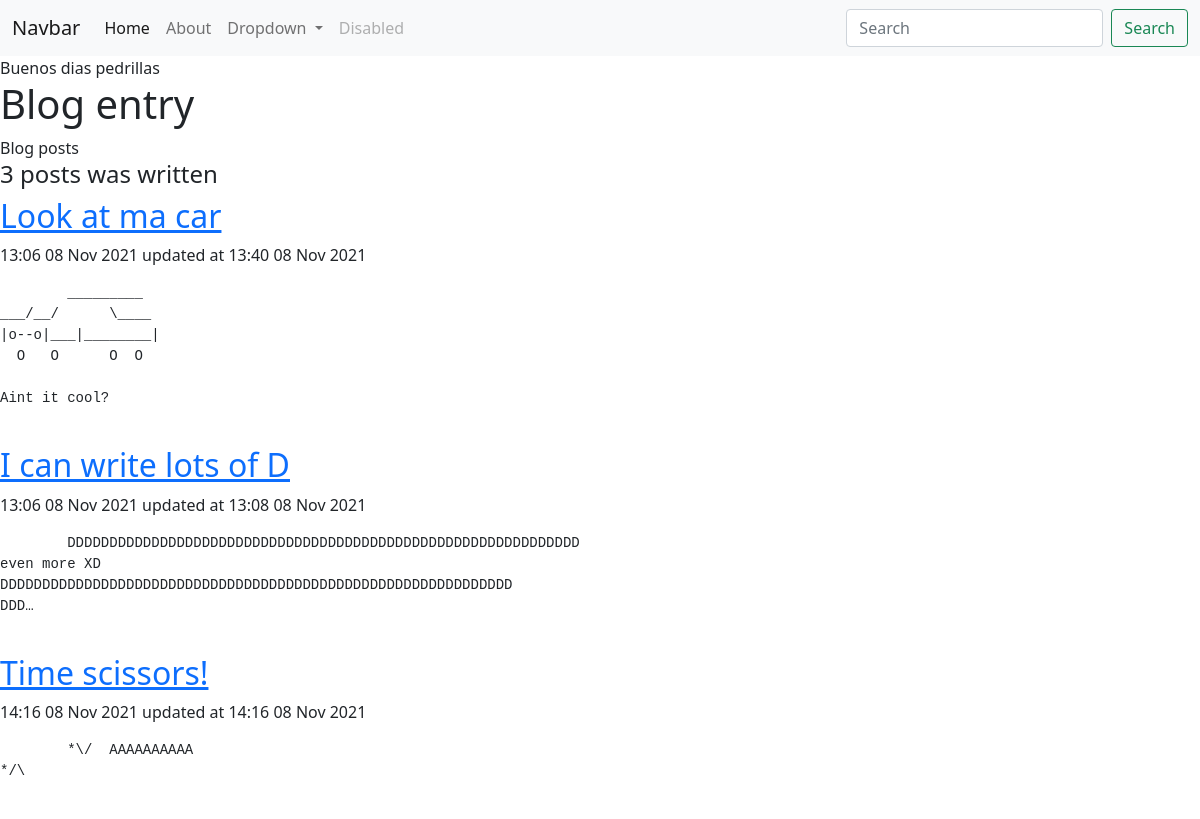
Screenshot of /blog/ with the database file from the repository.
### blog/models.py (models this page shows, shortened)
class Blogpost(models.Model):
    title = models.CharField(max_length=100)
    creation_datetime = models.DateTimeField(auto_now_add=True)
    update_datetime = models.DateTimeField(auto_now=True)
    text = models.TextField()

### blog/views.py (the view)
# urls.py: path('', views.all_blogs, name='all_blogs'),
def all_blogs(request):
    posts = Blogpost.objects.all()
    posts_count = Blogpost.objects.count
    return render(request, 'blog/all_blogs.html', {'posts' : posts})

### blog/templates/blog/all_blogs.html
{% extends 'portfolio/base.html' %}
    {% block content %}
    Buenos dias pedrillas
    <h1>Blog entry</h1>
    Blog posts
    <h4>
        {{ posts.count }} post{{ posts.count|pluralize }} was written
    </h4>
    {% for post in posts %}
    <a href="{% url 'blog:detail' post.id %}">
        <h2>
            {{ post.title }}
        </h2>
    </a>
    <p>
        {{ post.creation_datetime|date:"G:i d M Y" }}
        updated at
        {{ post.update_datetime|date:"G:i d M Y" }}
    </p>
    <pre>
        {{ post.text|safe|linebreaksbr|truncatechars:150 }}
    </pre>
    {% endfor %}
{% endblock %}

### rows the page displays
Blogpost: title "Look at ma car", creation_datetime "13:06 08 Nov 2021", update_datetime "13:40 08 Nov 2021", text "_________ ___/__/ \\____ |o--o|___|________| O O O O Aint it cool?"
Blogpost: title "I can write lots of D", creation_datetime "13:06 08 Nov 2021", update_datetime "13:08 08 Nov 2021", text "DDDDDDDDDDDDDDDDDDDDDDDDDDDDDDDDDDDDDDDDDDDDDDDDDDDDDDDDDDDDD even more XD DDDDDDDDDDDDDDDDDDDDDDDDDDDDDDDDDDDDDDDDDDDDDDDDDDDDDDDDDDDDD DDD…"
Blogpost: title "Time scissors!", creation_datetime "14:16 08 Nov 2021", update_datetime "14:16 08 Nov 2021", text "*\\/ AAAAAAAAAA */\\"

### other values shown
{{ posts.count }} "3"
